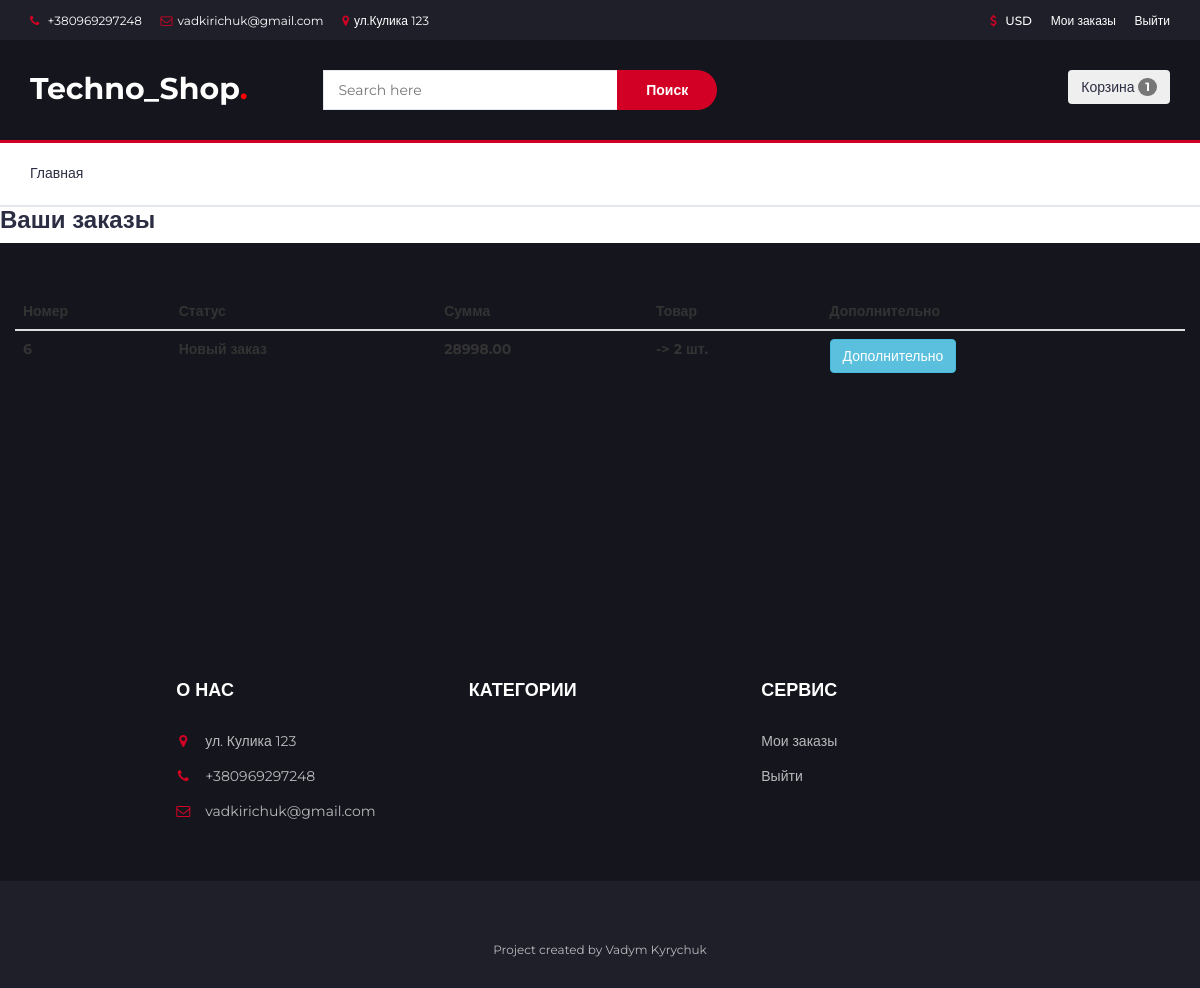
The app's page /profile/ (signed in), older data.
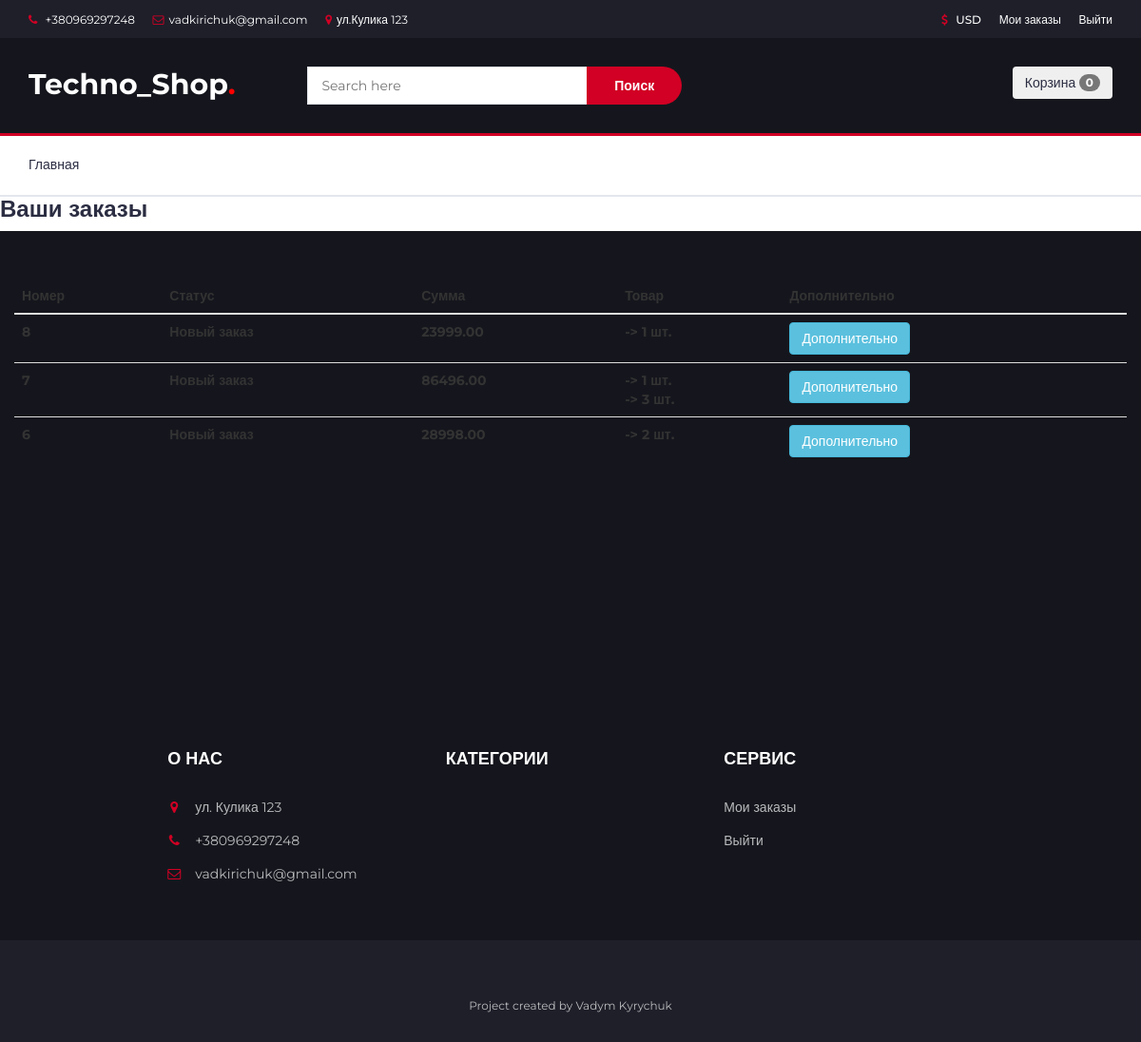
The same page, newer data.
### webshop/models.py (models this page shows, shortened)
class Basket(models.Model):
    holder = models.ForeignKey('Customer', null=True, on_delete=models.CASCADE, verbose_name='Пользователь')
    products = models.ManyToManyField(BasketProduct, blank=True, related_name='related_basket')
    total_products = models.PositiveIntegerField(default=0)
    total_price = models.DecimalField(max_digits=12, default=0, decimal_places=2, verbose_name='Общая сумма')
    in_order = models.BooleanField(default=False)
    anonym_user = models.BooleanField(default=False)

class Order(models.Model):
    STATUS_NEW = 'new'
    STATUS_IN_PROC = 'in_process'
    STATUS_ON_THE_WAY = 'on_the_way'
    STATUS_COMPLETED = 'completed'
    DELIVERY_METHOD_SELF = 'self-pickup'
    DELIVERY_METHOD_DELIVERY = 'delivery'
    STATUS_CHOICE = (
        (STATUS_NEW, 'Новый заказ'),
        (STATUS_IN_PROC, "Обрабатывается менеджером"),
        (STATUS_ON_THE_WAY, "В пути"),
        (STATUS_COMPLETED, "Выполнен")
    )
    DELIVERY_CHOICE = (
        (DELIVERY_METHOD_SELF, 'Самовывоз'),
        (DELIVERY_METHOD_DELIVERY, 'Доставка')
    )
    customer = models.ForeignKey(Customer, verbose_name='Покупатель', on_delete=models.CASCADE, related_name='related_orders')
    first_name = models.CharField(max_length=255, verbose_name='Имя')
    last_name = models.CharField(max_length=255, verbose_name='Фамилия')
    phone = models.CharField(max_length=20, verbose_name='Номер телефона')
    basket = models.ForeignKey(Basket, verbose_name='Корзина', on_delete=models.CASCADE, null=True, blank=True)
    adress = models.CharField(max_length=1024, verbose_name='Адрес', null=True, blank=True)
    status = models.CharField(max_length=100, verbose_name='Статус заказа', choices=STATUS_CHOICE, default=STATUS_NEW)
    buy_type = models.CharField(max_length=100, verbose_name='Тип заказа', choices=DELIVERY_CHOICE, default=DELIVERY_METHOD_SELF)
    comment = models.TextField(verbose_name='Комментарий к заказу', null=True, blank=True)
    created_at = models.DateTimeField(auto_now=True, verbose_name="Дата создания заказа")
    order_date = models.DateField(verbose_name="Дата получения заказа", default=timezone.now)

class BasketProduct(models.Model):
    user = models.ForeignKey('Customer', verbose_name='Покупатель', on_delete=models.CASCADE)
    basket = models.ForeignKey('Basket', verbose_name='Корзина', on_delete=models.CASCADE,
                               related_name='related_basket')
    content = models.ForeignKey(ContentType, on_delete=models.CASCADE)
    object_id = models.PositiveIntegerField()
    cont_object = GenericForeignKey('content', 'object_id')
    quantity = models.PositiveIntegerField(default=1)
    total_price = models.DecimalField(max_digits=12, decimal_places=2, verbose_name='Общая сумма')

### webshop/views.py (the view)
# urls.py: path('profile/',  Profile.as_view(), name='profile'),
class Profile(CartMix, View):
    def get(self, request, *args, **kwargs):
        customer = Customer.objects.get(user=request.user)
        orders = Order.objects.filter(customer=customer).order_by('-created_at')
        categories = Category.objects.all()
        return render(request, 'profile.html', {'orders': orders, 'basket':self.basket, 'categories': categories})

### webshop/mixins.py (called while the page is built)
    def dispatch(self, request, *args, **kwargs):
        if request.user.is_authenticated:
            customer = Customer.objects.filter(user=request.user).first()
            if not customer:
                customer = Customer.objects.create(user=request.user)
            basket = Basket.objects.filter(holder=customer, in_order=False).first()
            if not basket:
                basket = Basket.objects.create(holder=customer)
        else:
            basket = Basket.objects.filter(anonym_user=True).first()
            if not basket:
                basket = Basket.objects.create(anonym_user = True)
        self.basket = basket
        return super().dispatch(request, *args, **kwargs)

### templates/profile.html (shortened to what this page needs)
{% extends 'base.html' %}
{% block content %}
    <h3 class="mb-3 mt-3"> Ваши заказы </h3>
    {% if not orders.count %}
        <div class="col-md-12" style="margin-top: 300px;margin-bottom: 300px">
            <h3>У вас еще нет заказов <a href="{% url 'base' %}">Сделайте свой первый заказ</a></h3>
        </div>
    {% else %}
        <div class="col-md-12" style="margin-bottom: 250px; margin-top: 50px">
            <table class="table">
                <thead>
                <th scope="col">Номер</th>
                <th scope="col">Статус</th>
                <th scope="col">Сумма</th>
                <th scope="col">Товар</th>
                <th scope="col">Дополнительно</th>
                </thead>
                <tbody>
                {% for order in orders %}
                    <tr>
                        <th scope="row">{{ order.id }}</th>
                        <th scope="row">{{ order.get_status_display }}</th>
                        <th scope="row">{{ order.basket.total_price }}</th>
                        <th>
                            <ol>
                                {% for item in order.basket.products.all %}
                                    <li>{{ item.product.name_product }} -> {{ item.quantity }} шт.</li>
                                {% endfor %}
                            </ol>
                        </th>
                        <td>
                            <button class="btn btn-info" data-bs-toggle="modal" data-bs-target="#exampleModal-{{ order.id }}">
                                Дополнительно
                            </button>
                        </td>
                    </tr>
                {% endfor %}
                </tbody>
            </table>
        </div>
    {% endif %}
{% endblock %}

### templates/partials/header.html (shortened to what this page needs)
{% load static %}
<header>
    <div id="top-header">
        <div class="container">
            <ul class="header-links pull-left" style="color: white">
                <li><i class="fa fa-phone"></i> +380969297248</li>
                <li><i class="fa fa-envelope-o"></i>vadkirichuk@gmail.com</li>
                <li><i class="fa fa-map-marker"></i>ул.Кулика 123</li>
            </ul>
            <ul class="header-links pull-right">
                <li><a href="#"><i class="fa fa-dollar"></i> USD</a></li>
                {% if request.user.is_authenticated %}
                    <li><a href="{% url 'profile' %}">Мои заказы</a></li>
                    <li><a href="{% url 'logout' %}"></i>Выйти</a></li>
                {% else %}
                <li><a class="dropdown-item" href="{% url 'login' %}">Войти</a></li>
                <li><a class="dropdown-item" href="{% url 'registration' %}">Регистрация</a></li>
                {% endif %}
            </ul>
        </div>
    </div>
    <div id="header">
        <div class="container">
            <div class="row">
                <div class="col-md-3">
                    <div class="header-logo">
                        <a href="#" class="logo">
                            <h2 style="color: white; margin-top: 17px">Techno_Shop<span style="color: red">.</span></h2>
                        </a>
                    </div>
                </div>
                <div class="col-md-6">
                    <div class="header-search">
                        <form action="{% url 'search' %}">
                            <input class="input" placeholder="Search here" name="search_query">
                            <button class="search-btn">Поиск</button>
                        </form>
                    </div>
                </div>
                <div class="col-md-3 clearfix">
                    <div class="header-ctn">
                        <form class="d-flex">
                            <button class="btn btn-outline-light" type="submit">
                                <a href="{% url 'basket' %}">Корзина</a>
                                <span class="badge bg-light text-dark ms-1 rounded-pill">{{ basket.products.count }}</span>
                            </button>
                        </form>
                    </div>
                </div>
            </div>
        </div>
    </div>
</header>

Row changes from the older to the newer data that the page shows:
no longer on this page (row edited): Basket: products.count "1"
added Basket: products.count "0"
added Order: id "8", status "Новый заказ", basket.total_price "23999.00"
added BasketProduct: quantity "1", shown under "8"
added Order: id "7", status "Новый заказ", basket.total_price "86496.00"
now on this page (row unchanged): BasketProduct: quantity "1", shown under "7"
added BasketProduct: quantity "3", shown under "7"
